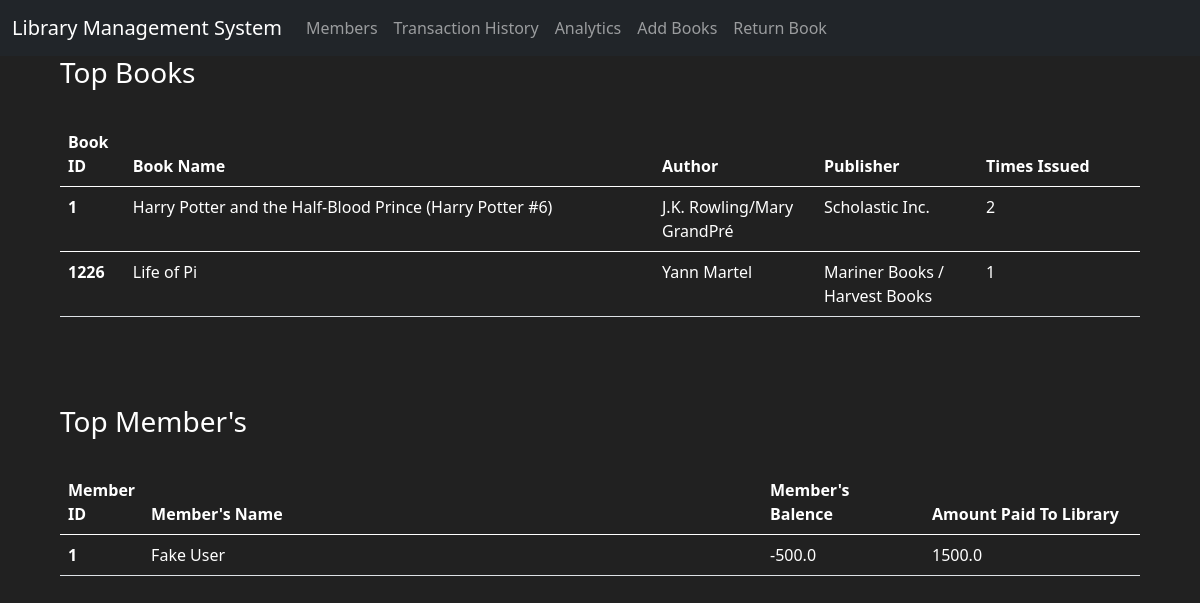
Before: /analytics with the older database file.
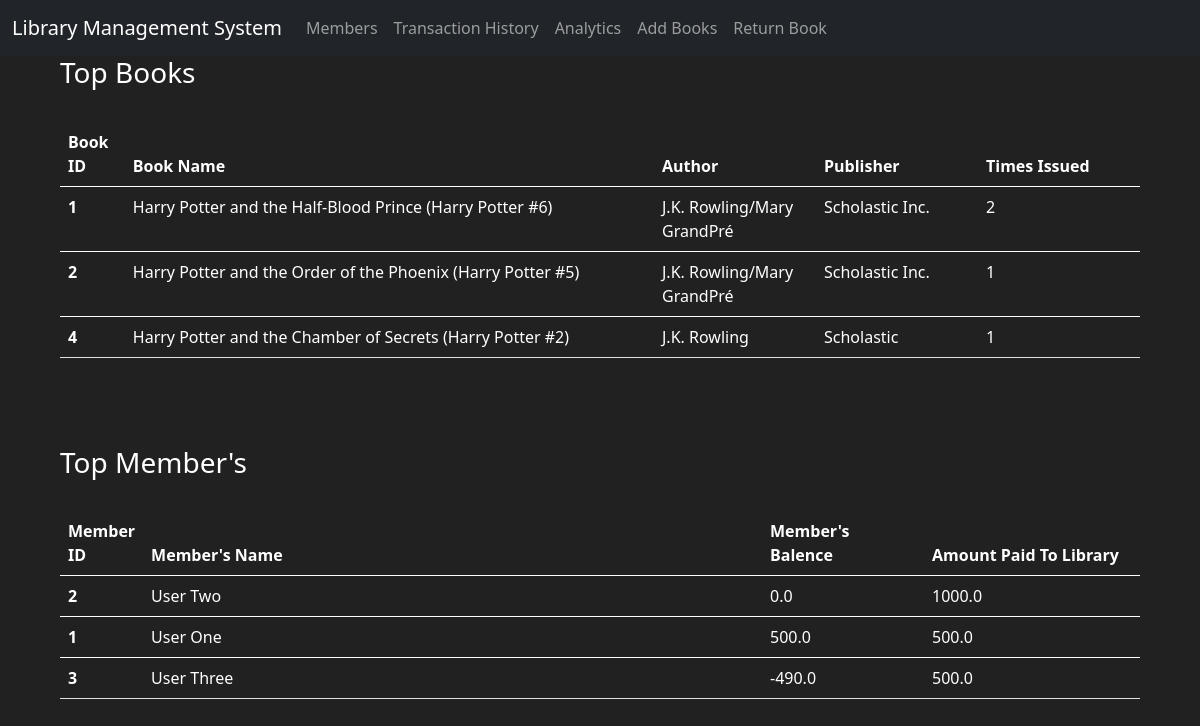
After: the same page with the newer database file.
### app.py (models this page shows)
class Books(db.Model):
    book_id = db.Column(db.Integer , primary_key = True)
    book_name = db.Column(db.String(150))
    author = db.Column(db.String(75))
    publisher = db.Column(db.String(75))
    quantity = db.Column(db.Integer , default = 1)
    borrower = db.Column(db.Integer , default = -1)
    isbn = db.Column(db.String(15))
    times_issued = db.Column(db.Integer , default = 0)

class Members(db.Model):
    member_id = db.Column(db.Integer , primary_key = True)
    member_name = db.Column(db.String(150))
    member_balance = db.Column(db.Float , default = 1000)
    member_borrowed = db.Column(db.Boolean, default = False)
    library_fees_given = db.Column(db.Float , default = 0)

### app.py (the view)
@app.route('/analytics')
def analytics():
    popular_books = Books.query.order_by(Books.times_issued.desc()).limit(5).all()
    top_spenders  = Members.query.order_by(Members.library_fees_given.desc()).limit(5).all()
    return render_template('analytics.html', books = popular_books , people = top_spenders)

### templates/analytics.html (shortened to what this page needs)
{% extends "base.html" %}  {% block body %}
<div style="width: 90%; margin-left: auto; margin-right: auto">
  <table class="table" style="color: white">
    <h3>Top Books</h3>
    <br />
    <thead>
      <tr>
        <th scope="col" style="width: 6%">Book ID</th>
        <th scope="col">Book Name</th>
        <th scope="col" style="width: 15%">Author</th>
        <th scope="col" style="width: 15%">Publisher</th>
        <th scope="col" style="width: 15%">Times Issued</th>
      </tr>
    </thead>
    {% for book in books %} {% if book.times_issued>=1 %}
    <tbody>
      <tr>
        <th scope="row">{{book.book_id}}</th>
        <td>{{book.book_name}}</td>
        <td>{{book.author}}</td>
        <td>{{book.publisher}}</td>
        <td>{{book.times_issued}}</td>
      </tr>
    </tbody>
    {% endif %} {% endfor %}
  </table>
  <br />
  <br />
  <br />
  <table class="table" style="color: white">
    <h3>Top Member's</h3>
    <br />
    <thead>
      <tr>
        <th scope="col" style="width: 6%">Member ID</th>
        <th scope="col">Member's Name</th>
        <th scope="col" style="width: 15%">Member's Balence</th>
        <th scope="col" style="width: 20%">Amount Paid To Library</th>
      </tr>
    </thead>
    {% for member in people %} {% if member.library_fees_given>0 %}
    <tbody>
      <tr>
        <th scope="row">{{member.member_id}}</th>
        <td>{{member.member_name}}</td>
        <td>{{member.member_balance}}</td>
        <td>{{member.library_fees_given}}</td>
      </tr>
    </tbody>
    {% endif %}{% endfor %}
  </table>
</div>
{% endblock %}

Changed rows visible on the page:
removed Books: book_id "1226", book_name "Life of Pi", author "Yann Martel", publisher "Mariner Books / Harvest Books", times_issued "1"
now on this page (row edited): Books: book_id "2", book_name "Harry Potter and the Order of the Phoenix (Harry Potter #5)", author "J.K. Rowling/Mary GrandPré", publisher "Scholastic Inc.", times_issued "1"
now on this page (row edited): Books: book_id "4", book_name "Harry Potter and the Chamber of Secrets (Harry Potter #2)", author "J.K. Rowling", publisher "Scholastic", times_issued "1"
added Members: member_id "2", member_name "User Two", member_balance "0.0", library_fees_given "1000.0"
changed Members id 1: member_name "Fake User" → "User One"; member_balance "-500.0" → "500.0"; library_fees_given "1500.0" → "500.0"
added Members: member_id "3", member_name "User Three", member_balance "-490.0", library_fees_given "500.0"
